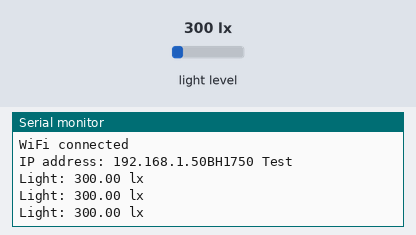
Simulated run of this sketch. Board: ESP8266 (NodeMCU). On the bench: the last lines printed to the serial monitor. The test bench sets the inputs (shaded band); at power-on: light level 300 lx. WiFi joins after 1.5 s; servers stay silent unless stated; uploads are accepted with an empty reply.

Above: at 2.7 s.
2.8 s: light level set to 40 lx
At 3.4 s:
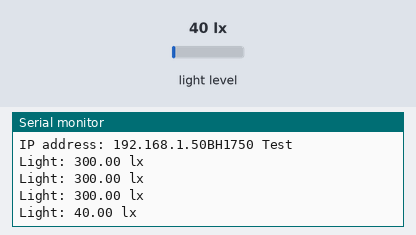
4.3 s: light level set to 500 lx
At 4.9 s:
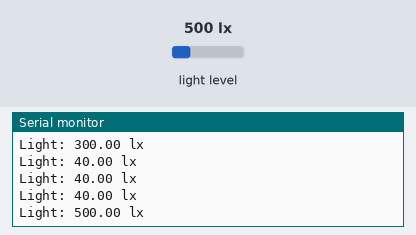
Timing chart, 0 to 7.3 s (numbered marks = the images above; inputs shaded):
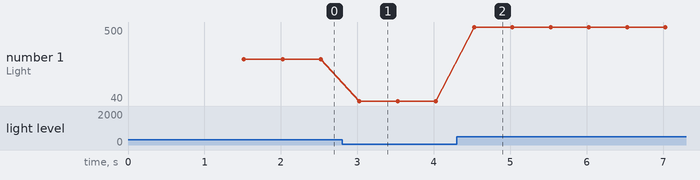

The sketch:

BH1750.ino
```cpp
#include "ESP8266WiFi.h"
#include "ESP8266HTTPClient.h"
#include <ArduinoJson.h>
#include <Wire.h>
#include <BH1750.h>

BH1750 lightMeter;
HTTPClient http;
const char* ssid = "SmartLight";
const char* password = "pass7005";

void setup(){

  Serial.begin(9600);
  delay(10);

  // Connect WiFi
  Serial.println();
  Serial.println();
  Serial.print("Connecting to ");
  Serial.println(ssid);
  WiFi.hostname("Name");
  WiFi.begin(ssid, password);

  while (WiFi.status() != WL_CONNECTED) {
    delay(500);
    Serial.print(".");
  }
  Serial.println("");
  Serial.println("WiFi connected");

  // Print the IP address
  Serial.print("IP address: ");
  Serial.print(WiFi.localIP());
  // Initialize the I2C bus (BH1750 library doesn't do this automatically)
  // On esp8266 devices you can select SCL and SDA pins using Wire.begin(D4, D3);
  Wire.begin(D3,D4);

  lightMeter.begin();
  Serial.println(F("BH1750 Test"));

}

void loop() {

  float lux = lightMeter.readLightLevel();
  Serial.print("Light: ");
  Serial.print(lux);
  Serial.println(" lx");

    DynamicJsonDocument doc(2048);
    doc["name"] = "Sensor 3";
    doc["illumminance"] = lux;
    String json;
    serializeJson(doc, json);

    // Send request
    http.begin("http://192.168.43.6:8000/sensor");
    http.addHeader("Content-Type", "application/json");
    http.POST(json);
    http.end();

    delay(300);

}
```

Measured:
- after the input at 2.8 s, the serial monitor: prints a new line after 0.23 s (image 1)
- after the input at 4.3 s, the serial monitor: prints a new line after 0.23 s (image 2)
- plotted number 1: 300 → 40 after the input at 2.8 s, 40 → 500 after the input at 4.3 s
